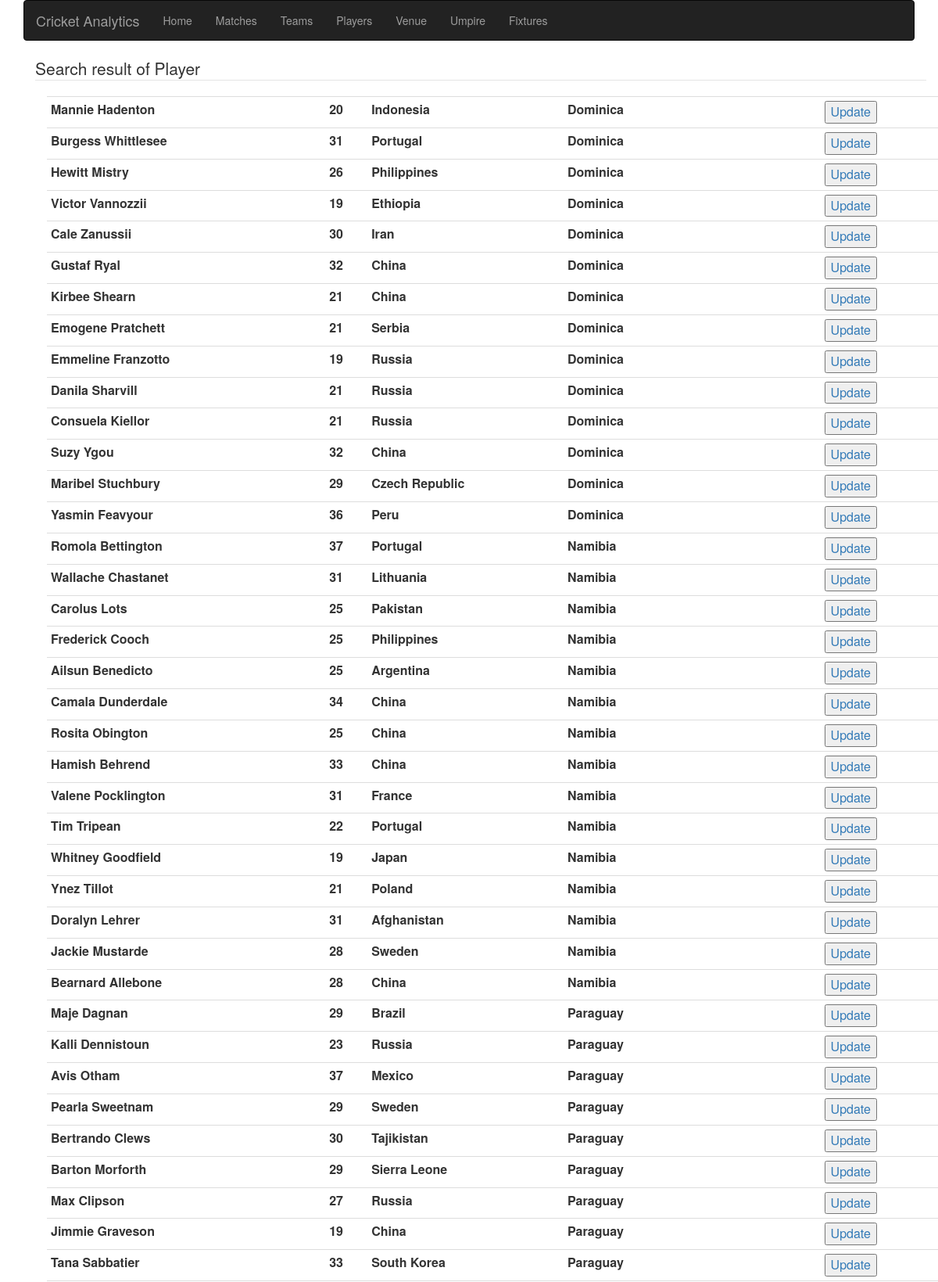
The page /PhpScripts/PlayerSearchResult.php (upper part) on the database its author committed.
### tables this page shows
CREATE TABLE player_master
(
  player_id INT NOT NULL AUTO_INCREMENT,
  player_name VARCHAR(100) NOT NULL UNIQUE,
  Player_dob DATE NOT NULL,
  team_id_fk INT NOT NULL,
  player_nationality VARCHAR(100) NOT NULL,
  PRIMARY KEY (player_id),
  FOREIGN KEY (team_id_fk) REFERENCES team_master(team_id)
);

CREATE TABLE team_master
(
  team_id INT NOT NULL AUTO_INCREMENT,
  team_name VARCHAR(100) NOT NULL UNIQUE,
  team_mascot VARCHAR(100) NOT NULL,
  team_desc VARCHAR(1000) NOT NULL,
  team_ranking int DEFAULT NULL,
  PRIMARY KEY (team_id)
);

### PhpScripts/PlayerSearchResult.php (the view, shortened to what this page needs)
<html>
<head>
    <link rel="stylesheet" href="https://maxcdn.bootstrapcdn.com/bootstrap/3.3.7/css/bootstrap.min.css">
</head>
<body>
    <link rel="stylesheet" href="https://maxcdn.bootstrapcdn.com/bootstrap/3.3.7/css/bootstrap.min.css">
<div>
    <?php include 'navBar.php';?>
    <div class="container">
        <div class="container container-fluid">
            <legend>Search result of Player</legend>
            <div class="container container-fluid">
                <table class="table table-condensed">
                    <?php
                    $servername = "localhost";
                    $username = "root";
                    $password = "mysql";
                    $database = "cricket_analytics";
                    $stext = $_GET['stext'];
                    $conn = new mysqli($servername, $username, $password, $database);
                    $sql = "select player_id,player_name,Player_dob,TIMESTAMPDIFF(YEAR, Player_dob, CURDATE()) as age, player_nationality, tm.team_name as teamName,tm.team_id as team_id    from player_master as pm join team_master tm on pm.team_id_fk = tm.team_id        WHERE pm.player_name LIKE '%$stext%';";
                    $result = $conn->query($sql);
                    if($result){
                        while($row = $result->fetch_assoc()) {
                            echo "<tr>";
                            echo "<td><b>$row[player_name]</b></td>";
                            echo "<td><b>$row[age]</b></td>";
                            echo "<td><b>$row[player_nationality]</b></td>";
                            echo "<td><b>$row[teamName]</b></td>";
                            echo "<td><a href='updatePlayer.php?id=$row[player_id]&teamname=$row[teamName]&dob=$row[Player_dob]&nationality=$row[player_nationality]&name=$row[player_name]'><button>Update</button></a></td></tr>";
                        }
                    };
                    ?>
                </table>
            </div>
        </div>
    </div>
</div>
</body>
</html>

### rows shown on the page
player_master: player_name "Mannie Hadenton", row "20", player_nationality "Indonesia", team_id_fk.team_name "Dominica"
player_master: player_name "Burgess Whittlesee", row "31", player_nationality "Portugal", team_id_fk.team_name "Dominica"
player_master: player_name "Hewitt Mistry", row "26", player_nationality "Philippines", team_id_fk.team_name "Dominica"
player_master: player_name "Victor Vannozzii", row "19", player_nationality "Ethiopia", team_id_fk.team_name "Dominica"
player_master: player_name "Cale Zanussii", row "30", player_nationality "Iran", team_id_fk.team_name "Dominica"
player_master: player_name "Gustaf Ryal", row "32", player_nationality "China", team_id_fk.team_name "Dominica"
player_master: player_name "Kirbee Shearn", row "21", player_nationality "China", team_id_fk.team_name "Dominica"
player_master: player_name "Emogene Pratchett", row "21", player_nationality "Serbia", team_id_fk.team_name "Dominica"
player_master: player_name "Emmeline Franzotto", row "19", player_nationality "Russia", team_id_fk.team_name "Dominica"
player_master: player_name "Danila Sharvill", row "21", player_nationality "Russia", team_id_fk.team_name "Dominica"
player_master: player_name "Consuela Kiellor", row "21", player_nationality "Russia", team_id_fk.team_name "Dominica"
player_master: player_name "Suzy Ygou", row "32", player_nationality "China", team_id_fk.team_name "Dominica"
player_master: player_name "Maribel Stuchbury", row "29", player_nationality "Czech Republic", team_id_fk.team_name "Dominica"
player_master: player_name "Yasmin Feavyour", row "36", player_nationality "Peru", team_id_fk.team_name "Dominica"
player_master: player_name "Romola Bettington", row "37", player_nationality "Portugal", team_id_fk.team_name "Namibia"
player_master: player_name "Wallache Chastanet", row "31", player_nationality "Lithuania", team_id_fk.team_name "Namibia"
player_master: player_name "Carolus Lots", row "25", player_nationality "Pakistan", team_id_fk.team_name "Namibia"
player_master: player_name "Frederick Cooch", row "25", player_nationality "Philippines", team_id_fk.team_name "Namibia"
player_master: player_name "Ailsun Benedicto", row "25", player_nationality "Argentina", team_id_fk.team_name "Namibia"
player_master: player_name "Camala Dunderdale", row "34", player_nationality "China", team_id_fk.team_name "Namibia"
player_master: player_name "Rosita Obington", row "25", player_nationality "China", team_id_fk.team_name "Namibia"
player_master: player_name "Hamish Behrend", row "33", player_nationality "China", team_id_fk.team_name "Namibia"
player_master: player_name "Valene Pocklington", row "31", player_nationality "France", team_id_fk.team_name "Namibia"
player_master: player_name "Tim Tripean", row "22", player_nationality "Portugal", team_id_fk.team_name "Namibia"
player_master: player_name "Whitney Goodfield", row "19", player_nationality "Japan", team_id_fk.team_name "Namibia"
player_master: player_name "Ynez Tillot", row "21", player_nationality "Poland", team_id_fk.team_name "Namibia"
player_master: player_name "Doralyn Lehrer", row "31", player_nationality "Afghanistan", team_id_fk.team_name "Namibia"
player_master: player_name "Jackie Mustarde", row "28", player_nationality "Sweden", team_id_fk.team_name "Namibia"
player_master: player_name "Bearnard Allebone", row "28", player_nationality "China", team_id_fk.team_name "Namibia"
player_master: player_name "Maje Dagnan", row "29", player_nationality "Brazil", team_id_fk.team_name "Paraguay"
player_master: player_name "Kalli Dennistoun", row "23", player_nationality "Russia", team_id_fk.team_name "Paraguay"
player_master: player_name "Avis Otham", row "37", player_nationality "Mexico", team_id_fk.team_name "Paraguay"
player_master: player_name "Pearla Sweetnam", row "29", player_nationality "Sweden", team_id_fk.team_name "Paraguay"
player_master: player_name "Bertrando Clews", row "30", player_nationality "Tajikistan", team_id_fk.team_name "Paraguay"
player_master: player_name "Barton Morforth", row "29", player_nationality "Sierra Leone", team_id_fk.team_name "Paraguay"
player_master: player_name "Max Clipson", row "27", player_nationality "Russia", team_id_fk.team_name "Paraguay"
player_master: player_name "Jimmie Graveson", row "19", player_nationality "China", team_id_fk.team_name "Paraguay"
player_master: player_name "Tana Sabbatier", row "33", player_nationality "South Korea", team_id_fk.team_name "Paraguay"
